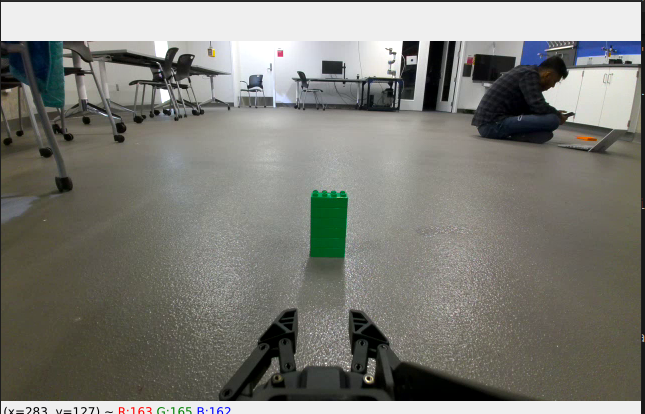
#> input picture Lego.png, 645 x 414 px
$ python Shape_detect.py   (older library calls are emulated)
#> lines starting #> are read from the running program, lines starting #| are printed output that depends on the picture; after the words box and inside, x2 and y2 are one past the last pixel; in counts of white or black regions, pixels touching at a corner belong together
import cv2

# Read the original image
img = cv2.imread('Lego.png')
#> img is the input picture: shape (414, 645, 3); mean B, G, R 118.7, 125.1, 125.2
# Display original image
cv2.imshow('Original', img)
cv2.waitKey(0)

# Convert to graycsale
img_gray = cv2.cvtColor(img, cv2.COLOR_BGR2GRAY)
# Blur the image for better edge detection
img_blur = cv2.GaussianBlur(img_gray, (3,3), 0)

# Sobel Edge Detection
sobelx = cv2.Sobel(src=img_blur, ddepth=cv2.CV_64F, dx=1, dy=0, ksize=5) # Sobel Edge Detection on the X axis
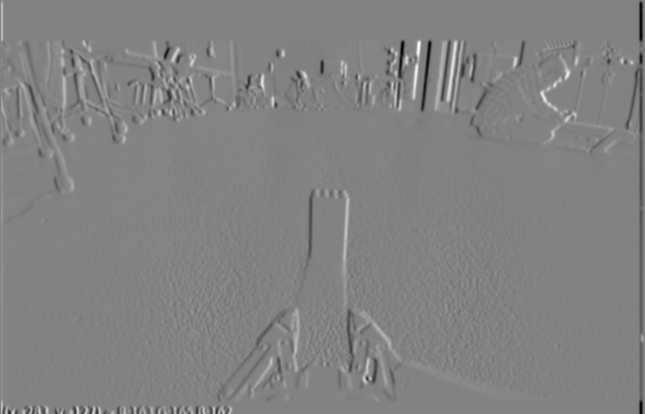
#> sobelx: shape (414, 645) float64; min -9232, max 8809, mean -8.9; drawn with min black and max white
sobely = cv2.Sobel(src=img_blur, ddepth=cv2.CV_64F, dx=0, dy=1, ksize=5) # Sobel Edge Detection on the Y axis
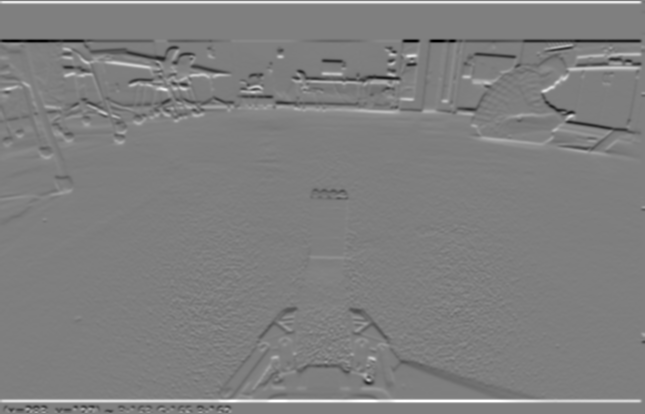
#> sobely: shape (414, 645) float64; min -9488, max 9552, mean 42.6; drawn with min black and max white
sobelxy = cv2.Sobel(src=img_blur, ddepth=cv2.CV_64F, dx=1, dy=1, ksize=5) # Combined X and Y Sobel Edge Detection
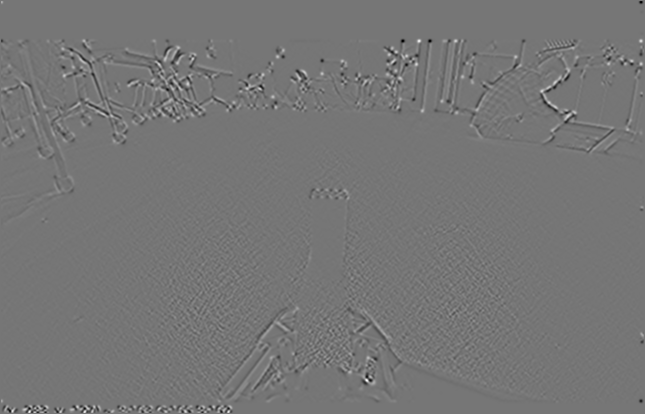
#> sobelxy: shape (414, 645) float64; min -1409, max 1632, mean 0; drawn with min black and max white
# Display Sobel Edge Detection Images
cv2.imshow('Sobel X', sobelx)
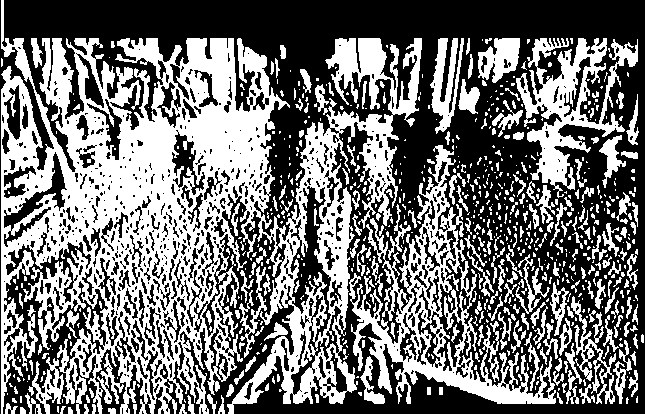
#> window 'Sobel X': shape (414, 645); 44.7% white; 763 white regions (521 under 20 px), largest, box (x1, y1, x2, y2) and area: (1, 0, 422, 414) 74732, (349, 145, 556, 404) 12630, (516, 38, 638, 198) 6681
cv2.waitKey(0)
cv2.imshow('Sobel Y', sobely)
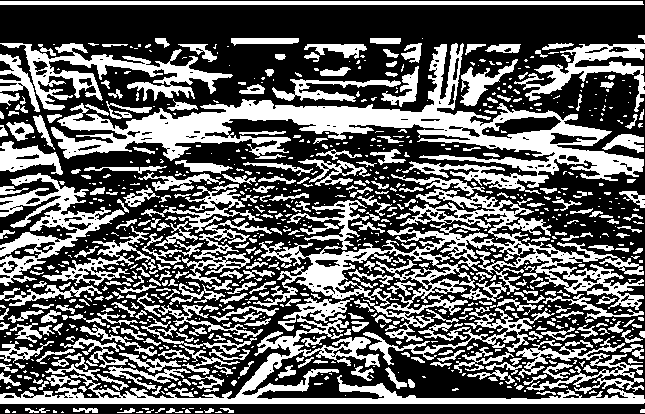
#> window 'Sobel Y': shape (414, 645); 38.6% white; 967 white regions (604 under 20 px), largest, box (x1, y1, x2, y2) and area: (51, 43, 644, 194) 18510, (253, 189, 644, 342) 14191, (0, 297, 645, 404) 9299
cv2.waitKey(0)
cv2.imshow('Sobel X Y using Sobel() function', sobelxy)
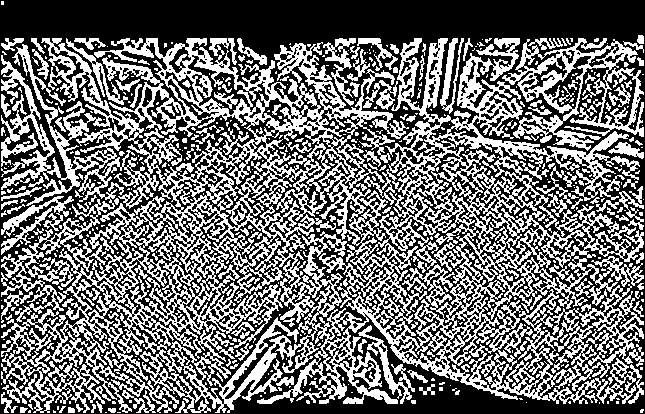
#> window 'Sobel X Y using Sobel() functi': shape (414, 645); 43.1% white; 589 white regions (428 under 20 px), largest, box (x1, y1, x2, y2) and area: (1, 38, 644, 413) 93126, (502, 38, 644, 151) 5206, (1, 196, 74, 255) 1076
cv2.waitKey(0)

# Canny Edge Detection
edges = cv2.Canny(image=img_blur, threshold1=100, threshold2=200) # Canny Edge Detection
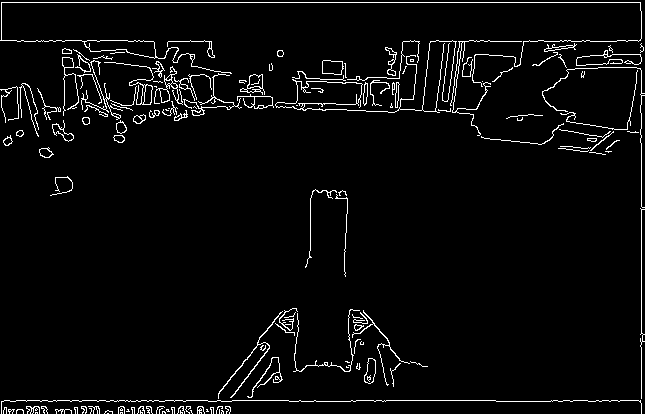
#> edges: shape (414, 645); 3.8% white in thin lines or dots
# Display Canny Edge Detection Image
cv2.imshow('Canny Edge Detection', edges)
cv2.waitKey(0)

cv2.destroyAllWindows()
